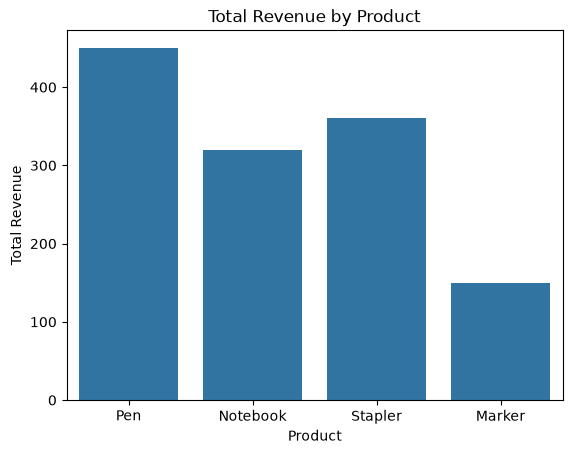

This chart was generated by the following Python code:
import pandas as pd
import seaborn as sns
import matplotlib.pyplot as plt

orders = pd.DataFrame({
    "product": ["Pen", "Notebook", "Pen", "Stapler", "Notebook", "Marker", "Pen", "Stapler"],
    "revenue": [150, 200, 120, 240, 120, 150, 180, 120]
})

sns.barplot(
    data=orders,
    x="product",
    y="revenue",
    estimator="sum",
    errorbar=None
)

plt.xlabel("Product")
plt.ylabel("Total Revenue")
plt.title("Total Revenue by Product")

plt.savefig("seaborn_bar_total.png", bbox_inches="tight")

print("Saved seaborn_bar_total.png")
